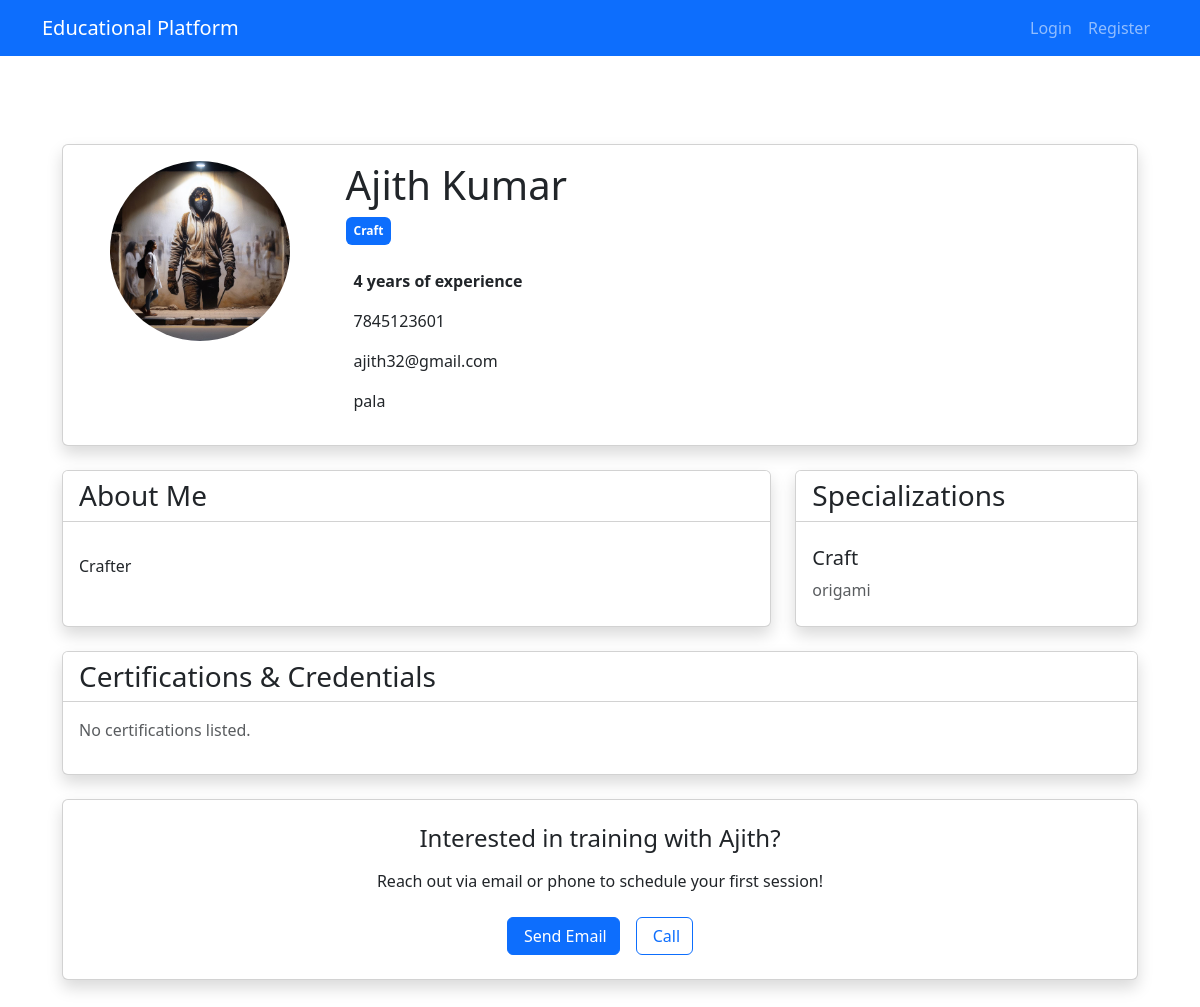
/trainer/profile/2/, run on the app's committed database.
### trainer/models.py (models this page shows, shortened)
class Trainer(models.Model):
    user = models.OneToOneField(settings.AUTH_USER_MODEL, on_delete=models.CASCADE)
    profile_picture = models.ImageField(upload_to='trainer_profiles/', null=True, blank=True)
    phone_number = models.CharField(max_length=15, blank=True)
    bio = models.TextField(blank=True)
    years_of_experience = models.PositiveIntegerField(default=0)
    address = models.TextField(blank=True)

class Specialization(models.Model):
    Trainer = models.ForeignKey(Trainer, related_name='specializations', on_delete=models.CASCADE)
    name = models.CharField(max_length=100)
    description = models.TextField(blank=True)
    board_issuing_certificate = models.CharField(max_length=255)
    year_earned = models.IntegerField()

### accounts/models.py (models this page shows, shortened)
class User(AbstractUser):
    USER_TYPE_CHOICES = (
        ('guardian', 'Guardian'),
        ('child', 'Child'),
        ('trainer', 'Trainer'),
        ('health_professional', 'Health Professional'),
    )
    user_type = models.CharField(max_length=20, choices=USER_TYPE_CHOICES)

### trainer/views.py (the view)
# urls.py: path('profile/<int:trainer_id>/', views.trainer_profile, name='trainer_profile'),
def trainer_profile(request, trainer_id):
    trainer = get_object_or_404(Trainer.objects.prefetch_related('specializations', 'certifications'), id=trainer_id)
    context = {
        'trainer': trainer,
        'specializations': trainer.specializations.all(),
        'certifications': trainer.certifications.all(),
    }
    return render(request, 'trainers/trainer_profile.html', context)

### templates/trainers/trainer_profile.html (shortened to what this page needs)
{% extends 'base.html' %}
{% block content %}
<div class="container my-5">
    <div class="row">
        <div class="col-md-12 mb-4">
            <div class="card shadow">
                <div class="card-body">
                    <div class="row">
                        <div class="col-md-3 text-center">
                            {% if trainer.profile_picture %}
                                <img src="{{ trainer.profile_picture.url }}" alt="{{ trainer.user.get_full_name }}" class="img-fluid rounded-circle mb-3" style="width: 180px; height: 180px; object-fit: cover;">
                            {% else %}
                                <div class="bg-primary rounded-circle d-flex align-items-center justify-content-center mx-auto mb-3" style="width: 180px; height: 180px;">
                                    <span class="text-white display-4">{{ trainer.user.first_name|first }}{{ trainer.user.last_name|first }}</span>
                                </div>
                            {% endif %}
                        </div>
                        <div class="col-md-9">
                            <h1 class="mb-2">{{ trainer.user.get_full_name }}</h1>
                            <div class="d-flex flex-wrap mb-3">
                                {% for specialization in specializations %}
                                    <span class="badge bg-primary me-2 mb-2 p-2">{{ specialization.name }}</span>
                                {% endfor %}
                            </div>
                            <p> <strong>{{ trainer.years_of_experience }} years of experience</strong></p>
                            {% if trainer.phone_number %}
                                <p> {{ trainer.phone_number }}</p>
                            {% endif %}
                            <p> {{ trainer.user.email }}</p>
                            {% if trainer.address %}
                                <p> {{ trainer.address }}</p>
                            {% endif %}
                        </div>
                    </div>
                </div>
            </div>
        </div>
        <div class="col-md-8 mb-4">
            <div class="card shadow h-100">
                <div class="card-header bg-white">
                    <h3 class="mb-0">About Me</h3>
                </div>
                <div class="card-body">
                    {% if trainer.bio %}
                        <p>{{ trainer.bio|linebreaks }}</p>
                    {% else %}
                        <p class="text-muted">No bio available.</p>
                    {% endif %}
                </div>
            </div>
        </div>
        <div class="col-md-4 mb-4">
            <div class="card shadow h-100">
                <div class="card-header bg-white">
                    <h3 class="mb-0">Specializations</h3>
                </div>
                <div class="card-body">
                    {% if specializations %}
                        <ul class="list-group list-group-flush">
                            {% for specialization in specializations %}
                                <li class="list-group-item px-0">
                                    <h5>{{ specialization.name }}</h5>
                                    {% if specialization.description %}
                                        <p class="mb-0 text-muted">{{ specialization.description }}</p>
                                    {% endif %}
                                </li>
                            {% endfor %}
                        </ul>
                    {% else %}
                        <p class="text-muted">No specializations listed.</p>
                    {% endif %}
                </div>
            </div>
        </div>
        <div class="col-md-12 mb-4">
            <div class="card shadow">
                <div class="card-header bg-white">
                    <h3 class="mb-0">Certifications & Credentials</h3>
                </div>
                <div class="card-body">
                    {% if certifications %}
                        <div class="row row-cols-1 row-cols-md-2 row-cols-lg-3 g-4">
                            {% for certification in certifications %}
                                <div class="col">
                                    <div class="card h-100 border-0 shadow-sm">
                                        <div class="card-body">
                                            <h5 class="card-title">{{ certification.name }}</h5>
                                            <h6 class="card-subtitle mb-2 text-muted">{{ certification.issuing_organization }}</h6>
                                            <p class="card-text">
                                                <small class="text-muted">
                                                    Issued: {{ certification.issue_date|date:"M Y" }}
                                                    {% if certification.expiry_date %}
                                                        <br>Expires: {{ certification.expiry_date|date:"M Y" }}
                                                    {% endif %}
                                                </small>
                                            </p>
                                            {% if certification.certificate_file %}
                                                <a href="{{ certification.certificate_file.url }}" class="btn btn-sm btn-outline-primary" target="_blank">
                                                    <i class="bi bi-file-earmark-pdf me-1"></i> View Certificate
                                                </a>
                                            {% endif %}
                                        </div>
                                    </div>
                                </div>
                            {% endfor %}
                        </div>
                    {% else %}
                        <p class="text-muted">No certifications listed.</p>
                    {% endif %}
                </div>
            </div>
        </div>
        <div class="col-md-12">
            <div class="card shadow text-center">
                <div class="card-body py-4">
                    <h4 class="mb-3">Interested in training with {{ trainer.user.first_name }}?</h4>
                    <p class="mb-4">Reach out via email or phone to schedule your first session!</p>
                    <div class="d-flex justify-content-center gap-3">
                        <a href="mailto:{{ trainer.user.email }}" class="btn btn-primary">
                             Send Email
                        </a>
                        {% if trainer.phone_number %}
                            <a href="tel:{{ trainer.phone_number }}" class="btn btn-outline-primary">
                                 Call
                            </a>
                        {% endif %}
                    </div>
                </div>
            </div>
        </div>
    </div>
</div>
{% endblock %}

### data on the page
Trainer: profile_picture (picture), user.get_full_name "Ajith Kumar", years_of_experience "4", phone_number "7845123601", user.email "ajith32@gmail.com", address "pala", bio "Crafter", user.first_name "Ajith"
Specialization: name "Craft", description "origami"
